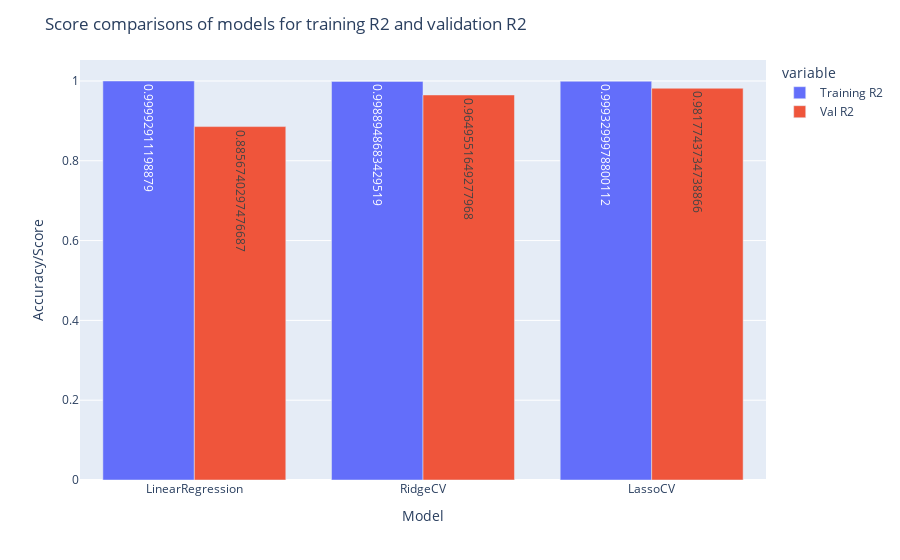
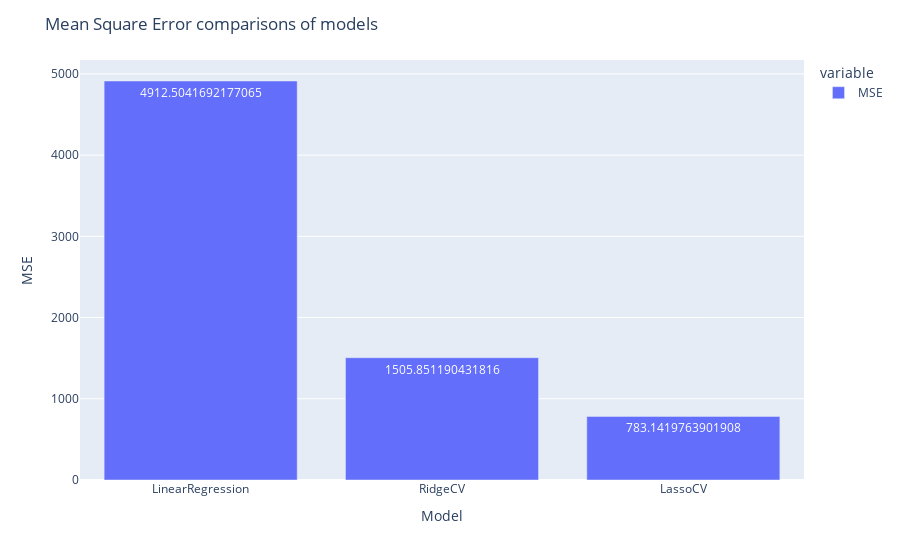

Source (notebook cell) for these figures, in order:
### Code cell
import plotly.express as px
print(finaldf.columns)

df=df_unpivot[df_unpivot.Set=='48 Samples, 30 Features']
df=df[df['variable'] != 'MSE']
display(df)
import plotly.graph_objects as go
fig = px.bar(df, x="Name", y='value',
             color='variable', barmode='group',text='value',
)
fig.update_layout(yaxis_title='Accuracy/Score',xaxis_title='Model',title="Score comparisons of models for training R2 and validation R2")
fig.show()
df=df_unpivot[df_unpivot.Set=='48 Samples, 30 Features']
df=df[df['variable'] == 'MSE']
display(df)
import plotly.graph_objects as go
fig = px.bar(df, x="Name", y='value',
             color='variable', barmode='group',text='value',
)
fig.update_layout(yaxis_title='MSE',xaxis_title='Model',title="Mean Square Error comparisons of models")
fig.show()

### Figure 1 — Plotly figure (JSON) as saved in the notebook; plotly's stock layout.template omitted (floating-point values rounded to 4 significant figures)
{"data": [{"alignmentgroup": "True", "hovertemplate": "variable=Training R2<br>Name=%{x}<br>value=%{text}<extra></extra>", "legendgroup": "Training R2", "marker": {"color": "#636efa", "pattern": {"shape": ""}}, "name": "Training R2", "offsetgroup": "Training R2", "orientation": "v", "showlegend": true, "text": [0.9999, 0.9989, 0.9993], "textposition": "auto", "type": "bar", "x": ["LinearRegression", "RidgeCV", "LassoCV"], "xaxis": "x", "y": [0.9999, 0.9989, 0.9993], "yaxis": "y"}, {"alignmentgroup": "True", "hovertemplate": "variable=Val R2<br>Name=%{x}<br>value=%{text}<extra></extra>", "legendgroup": "Val R2", "marker": {"color": "#EF553B", "pattern": {"shape": ""}}, "name": "Val R2", "offsetgroup": "Val R2", "orientation": "v", "showlegend": true, "text": [0.8857, 0.965, 0.9818], "textposition": "auto", "type": "bar", "x": ["LinearRegression", "RidgeCV", "LassoCV"], "xaxis": "x", "y": [0.8857, 0.965, 0.9818], "yaxis": "y"}], "layout": {"barmode": "group", "legend": {"title": {"text": "variable"}, "tracegroupgap": 0}, "margin": {"t": 60}, "title": {"text": "Score comparisons of models for training R2 and validation R2"}, "xaxis": {"anchor": "y", "domain": [0, 1], "title": {"text": "Model"}}, "yaxis": {"anchor": "x", "domain": [0, 1], "title": {"text": "Accuracy/Score"}}}}

### Figure 2 — Plotly figure (JSON) as saved in the notebook; plotly's stock layout.template omitted (floating-point values rounded to 4 significant figures)
{"data": [{"alignmentgroup": "True", "hovertemplate": "variable=MSE<br>Name=%{x}<br>value=%{text}<extra></extra>", "legendgroup": "MSE", "marker": {"color": "#636efa", "pattern": {"shape": ""}}, "name": "MSE", "offsetgroup": "MSE", "orientation": "v", "showlegend": true, "text": [4913.0, 1506.0, 783.1], "textposition": "auto", "type": "bar", "x": ["LinearRegression", "RidgeCV", "LassoCV"], "xaxis": "x", "y": [4913.0, 1506.0, 783.1], "yaxis": "y"}], "layout": {"barmode": "group", "legend": {"title": {"text": "variable"}, "tracegroupgap": 0}, "margin": {"t": 60}, "title": {"text": "Mean Square Error comparisons of models"}, "xaxis": {"anchor": "y", "domain": [0, 1], "title": {"text": "Model"}}, "yaxis": {"anchor": "x", "domain": [0, 1], "title": {"text": "MSE"}}}}
